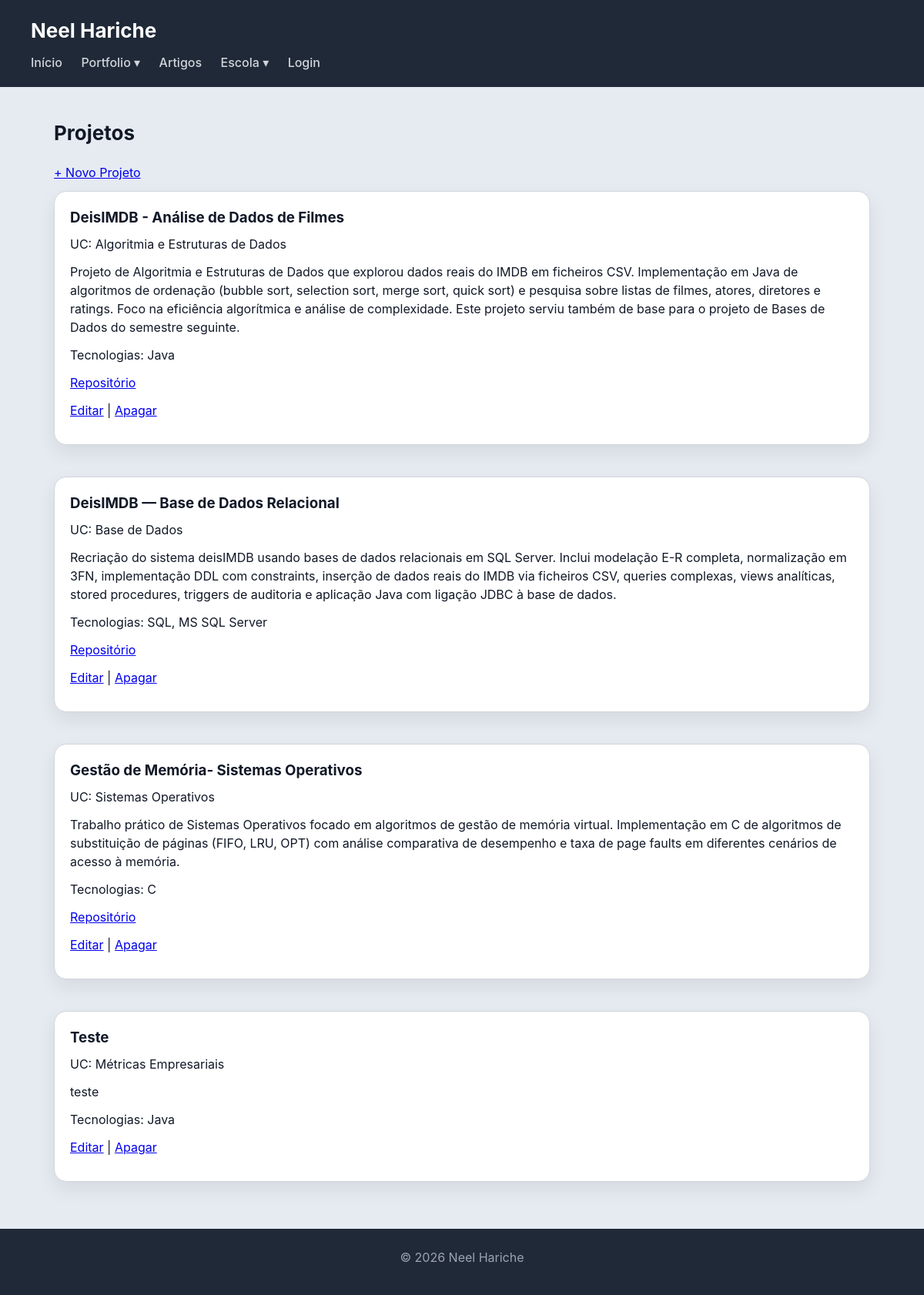
The app's page /projetos/ with its own data.
### portfolio/models.py (models this page shows, shortened)
class Projeto(models.Model):
    nome = models.CharField(max_length=150)
    descricao = models.TextField()
    ano = models.IntegerField()
    imagem = models.ImageField(upload_to='projetos/', blank=True, null=True)
    url_repositorio = models.URLField(blank=True)
    uc = models.ForeignKey(UnidadeCurricular, on_delete=models.SET_NULL,
                           null=True, blank=True, related_name='projetos')
    tecnologias = models.ManyToManyField(Tecnologia, blank=True, related_name='projetos')

class UnidadeCurricular(models.Model):
    nome = models.CharField(max_length=150)
    ano = models.IntegerField()
    semestre = models.IntegerField()
    ects = models.IntegerField()
    descricao = models.TextField(blank=True)
    imagem = models.ImageField(upload_to='ucs/', blank=True, null=True)
    licenciatura = models.ForeignKey(Licenciatura, on_delete=models.CASCADE, related_name='ucs')
    docentes = models.ManyToManyField(Docente, blank=True, related_name='ucs')

class Tecnologia(models.Model):
    NIVEL_CHOICES = [(1,'Básico'),(2,'Intermédio'),(3,'Avançado')]
    CATEGORIA_CHOICES = [('linguagem','Linguagem'),('framework','Framework'),
                         ('bd','Base de Dados'),('ferramenta','Ferramenta'),('outro','Outro')]
    nome = models.CharField(max_length=100)
    logo = models.ImageField(upload_to='tecnologias/', blank=True, null=True)
    url_tecnologia = models.URLField(blank=True)
    destaque = models.TextField(blank=True, help_text='O que de mais relevante aprendeste')
    categoria = models.CharField(max_length=20, choices=CATEGORIA_CHOICES)
    nivel = models.IntegerField(choices=NIVEL_CHOICES, default=1)
    tipo = models.ForeignKey(TipoTecnologia, on_delete=models.SET_NULL,
                             null=True, blank=True, related_name='tecnologias')

### portfolio/views.py (the view)
# urls.py: path('projetos/', views.projetos_view, name='projetos'),
def projetos_view(request):
    projetos = Projeto.objects.select_related('uc').prefetch_related('tecnologias').all()
    return render(request, 'portfolio/projetos_list.html', {'projetos': projetos})

### portfolio/templates/portfolio/projetos_list.html (shortened to what this page needs)
{% extends 'portfolio/base.html' %}
{% block content %}
<h2>Projetos</h2>
<p><a href="{% url 'projeto_criar' %}">+ Novo Projeto</a></p>
<section>
{% for p in projetos %}
    <article>
        <h3>{{ p.nome }}</h3>
        {% if p.uc %}<p>UC: {{ p.uc.nome }}</p>{% endif %}
        <p>{{ p.descricao }}</p>
        {% if p.tecnologias.all %}
            <p>Tecnologias:
            {% for t in p.tecnologias.all %}{{ t.nome }}{% if not forloop.last %}, {% endif %}{% endfor %}
            </p>
        {% endif %}
        {% if p.url_repositorio %}<p><a href="{{ p.url_repositorio }}" target="_blank">Repositório</a></p>{% endif %}
        <p>
            <a href="{% url 'projeto_editar' p.pk %}">Editar</a> |
            <a href="{% url 'projeto_apagar' p.pk %}">Apagar</a>
        </p>
    </article>
    <hr>
{% empty %}
    <p>Nenhum projeto adicionado ainda.</p>
{% endfor %}
</section>
{% endblock %}

### portfolio/static/portfolio/style.css (style rules this page uses)
* { box-sizing: border-box; margin: 0; padding: 0; }
body { font-family: "Inter", "Segoe UI", system-ui, -apple-system, sans-serif; background: #e6ebf2; color: #111827; line-height: 1.5; }
h2 { margin-bottom: 20px; font-size: 26px; }
h3 { margin-bottom: 8px; }
section > article { background: white; padding: 20px; border-radius: 16px; border: 1px solid #d1d5db; box-shadow: 0 10px 25px rgba(0,0,0,0.08); transition: all 0.25s ease; margin-bottom: 20px; }
p { margin-bottom: 12px; }
hr { border: none; border-top: 1px solid #e5e7eb; margin: 20px 0; }

### records on screen
Projeto: nome "DeisIMDB - Análise de Dados de Filmes", uc.nome "Algoritmia e Estruturas de Dados", descricao "Projeto de Algoritmia e Estruturas de Dados que explorou dados reais do IMDB em ficheiros CSV. Implementação em Java de algoritmos de ordenação (bubble sort, selection sort, merge sort, quick sort) e pesquisa sobre listas de filmes, atores, diretores e ratings. Foco na eficiência algorítmica e análise de complexidade. Este projeto serviu também de base para o projeto de Bases de Dados do semestre seguinte."
Tecnologia: nome "Java"
Projeto: nome "DeisIMDB — Base de Dados Relacional", uc.nome "Base de Dados", descricao "Recriação do sistema deisIMDB usando bases de dados relacionais em SQL Server. Inclui modelação E-R completa, normalização em 3FN, implementação DDL com constraints, inserção de dados reais do IMDB via ficheiros CSV, queries complexas, views analíticas, stored procedures, triggers de auditoria e aplicação Java com ligação JDBC à base de dados."
Tecnologia: nome "SQL"
Tecnologia: nome "MS SQL Server"
Projeto: nome "Gestão de Memória- Sistemas Operativos", uc.nome "Sistemas Operativos", descricao "Trabalho prático de Sistemas Operativos focado em algoritmos de gestão de memória virtual. Implementação em C de algoritmos de substituição de páginas (FIFO, LRU, OPT) com análise comparativa de desempenho e taxa de page faults em diferentes cenários de acesso à memória."
Tecnologia: nome "C"
Projeto: nome "Teste", uc.nome "Métricas Empresariais", descricao "teste"
